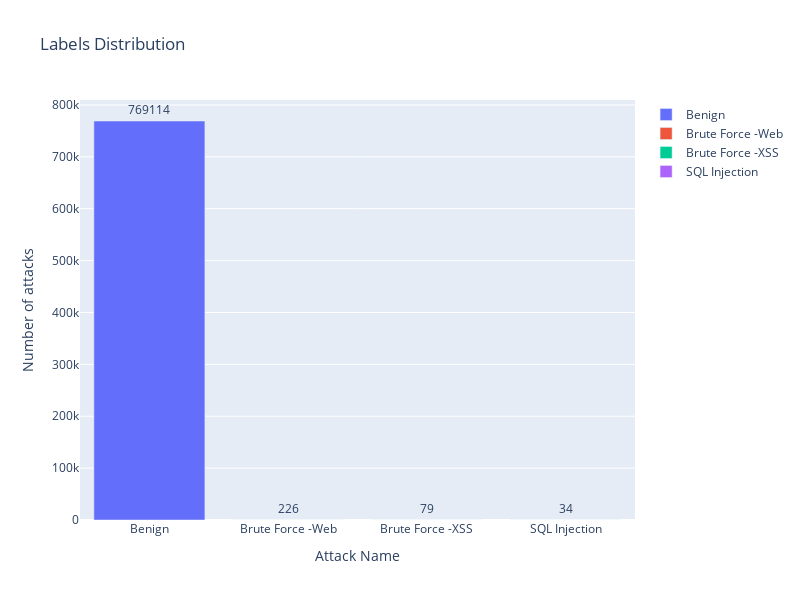

The notebook cell saved with this chart:
### Code cell
showAttackDistribution(withoutDuplicates[LABEL])

### Figure 1 — Plotly figure (JSON) as saved in the notebook; plotly's stock layout.template omitted (floating-point values rounded to 4 significant figures)
{"data": [{"name": "Benign", "orientation": "v", "text": "769114", "textposition": "outside", "type": "bar", "x": ["Benign"], "y": [769114]}, {"name": "Brute Force -Web", "orientation": "v", "text": "226", "textposition": "outside", "type": "bar", "x": ["Brute Force -Web"], "y": [226]}, {"name": "Brute Force -XSS", "orientation": "v", "text": "79", "textposition": "outside", "type": "bar", "x": ["Brute Force -XSS"], "y": [79]}, {"name": "SQL Injection", "orientation": "v", "text": "34", "textposition": "outside", "type": "bar", "x": ["SQL Injection"], "y": [34]}], "layout": {"height": 600, "title": {"text": "Labels Distribution"}, "width": 800, "xaxis": {"title": {"text": "Attack Name"}}, "yaxis": {"title": {"text": "Number of attacks"}}}}
